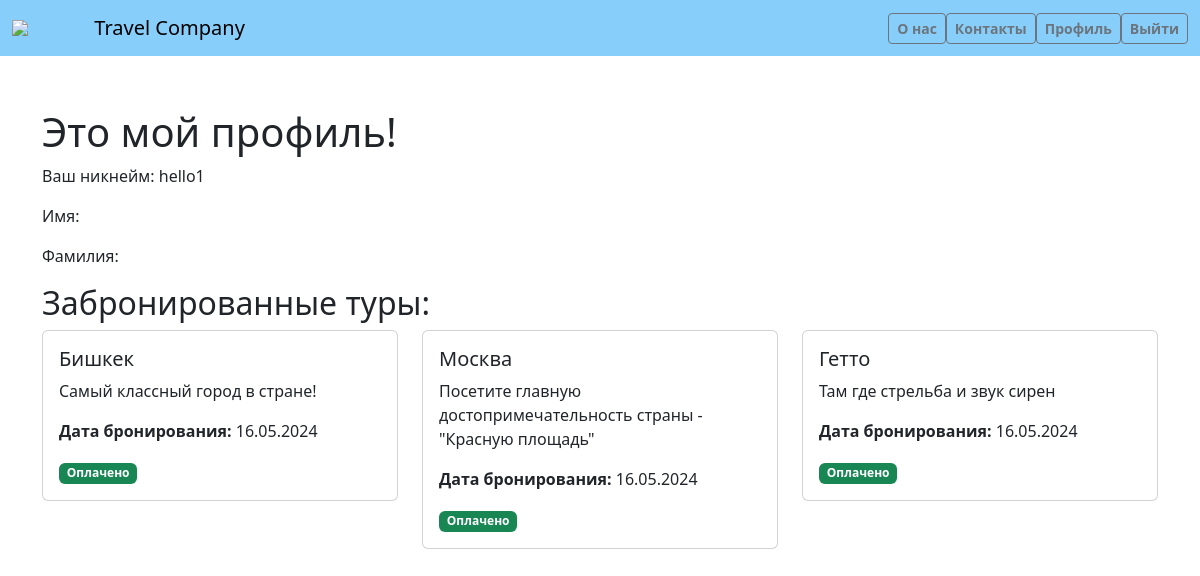
Screenshot of /profile/ (signed in) with the database file from the repository.
### main/models.py (models this page shows, shortened)
class Profile(models.Model):
    user = models.OneToOneField(User, on_delete=models.CASCADE)

class Book_list(models.Model):
    user = models.ForeignKey(User, on_delete=models.CASCADE)
    tour = models.ForeignKey(Tour, on_delete=models.CASCADE)
    book_data = models.DateField()
    is_paid = models.BooleanField(default=False)

class Tour(models.Model):
    destination = models.ForeignKey(Destination, on_delete=models.CASCADE)
    user = models.ForeignKey(User, on_delete=models.CASCADE)
    price = models.DecimalField(max_digits=10, decimal_places=2)
    image = models.ImageField(upload_to='tour_detail_imаge/')
    available_seats = models.IntegerField(default=50)
    book_data = models.DateField(auto_now_add=True)

class Destination(models.Model):
    name = models.CharField(max_length=50)
    description = models.TextField()
    image = models.ImageField(upload_to='destination/')

### main/views.py (the view)
# urls.py: path('profile/', views.profile, name='profile'),
@login_required
def profile(request):
    profile = request.user.profile
    booked_tours = Book_list.objects.filter(user=request.user)
    return render(request, 'profile/profile.html', {'profile': profile, 'booked_tours': booked_tours})

### templates/profile/profile.html (shortened to what this page needs)
{% load static %}
<!DOCTYPE html>
<html lang="ru">
<head>
    <link href="https://cdn.jsdelivr.net/npm/bootstrap@5.3.3/dist/css/bootstrap.min.css" rel="stylesheet">
</head>
<body>
<nav class="navbar navbar-expand-lg navbar-light fixed-top" style="background-color: #87CEFA;">
  <div class="container-fluid">
      <img src="https://gas-kvas.com/grafic/uploads/posts/2024-01/gas-kvas-com-p-logotip-turagentstva-na-prozrachnom-fone-3.png" style="width: 7%">
    <a class="navbar-brand" href="{% url 'tour_list' %}">Travel Company</a>
    <div class="collapse navbar-collapse justify-content-end" id="navbarNav">
      <ul class="navbar-nav">
        <li class="nav-item">
          <a class="btn btn-outline-secondary btn-lg btn-md btn-sm fw-bold" href="{% url 'about_us' %}">О нас</a>
        </li>
        <li class="nav-item">
          <a class="btn btn-outline-secondary btn-lg btn-md btn-sm fw-bold" href="{% url 'contact' %}">Контакты</a>
        </li>
        {% if user.is_authenticated %}
            <li class="nav-item">
                <a class="btn btn-outline-secondary btn-lg btn-md btn-sm fw-bold" href="{% url 'profile' %}">Профиль</a>
            </li>
            <li class="nav-item">
                <form method="post" action="{% url 'logout' %}">
                    <button type="submit" class="btn btn-outline-secondary btn-lg btn-md btn-sm fw-bold">Выйти</button>
                </form>
            </li>
        {% endif %}
      </ul>
    </div>
  </div>
</nav>
<div class="container mt-5">
    <h1>Это мой профиль!</h1>
    <p>Ваш никнейм: {{ profile.user.username }}</p>
    <p>Имя: {{ profile.user.first_name }}</p>
    <p>Фамилия: {{ profile.user.last_name }}</p>
    <h2>Забронированные туры:</h2>
    <div class="row">
        {% for booking in booked_tours %}
            <div class="col-md-4">
                <div class="card">
                    <div class="card-body">
                        <h5 class="card-title">{{ booking.tour.destination.name }}</h5>
                        <p class="card-text">{{ booking.tour.destination.description }}</p>
                        <p class="card-text"><strong>Дата бронирования:</strong> {{ booking.book_data|date:"d.m.Y" }}</p>
                        {% if booking.is_paid %}
                            <span class="badge bg-success">Оплачено</span>
                        {% else %}
                            <form method="post" action="{% url 'make_payment' pk=booking.tour.pk %}">
                                {% csrf_token %}
                                <button type="submit" class="btn btn-primary">Оплатить</button>
                            </form>
                        {% endif %}
                    </div>
                </div>
            </div>
        {% endfor %}
    </div>
</div>
</body>
</html>

### templates/profile/profile.html (style rules this page uses)
body { padding-top: 60px; }
.card { margin-bottom: 20px; }

### rows the page displays
Profile: user.username "hello1"
Book_list: tour.destination.name "Бишкек", tour.destination.description "Самый классный город в стране!", book_data "16.05.2024", is_paid "Оплачено"
Book_list: tour.destination.name "Москва", tour.destination.description "Посетите главную достопримечательность страны - \"Красную площадь\"", book_data "16.05.2024", is_paid "Оплачено"
Book_list: tour.destination.name "Гетто", tour.destination.description "Там где стрельба и звук сирен", book_data "16.05.2024", is_paid "Оплачено"
